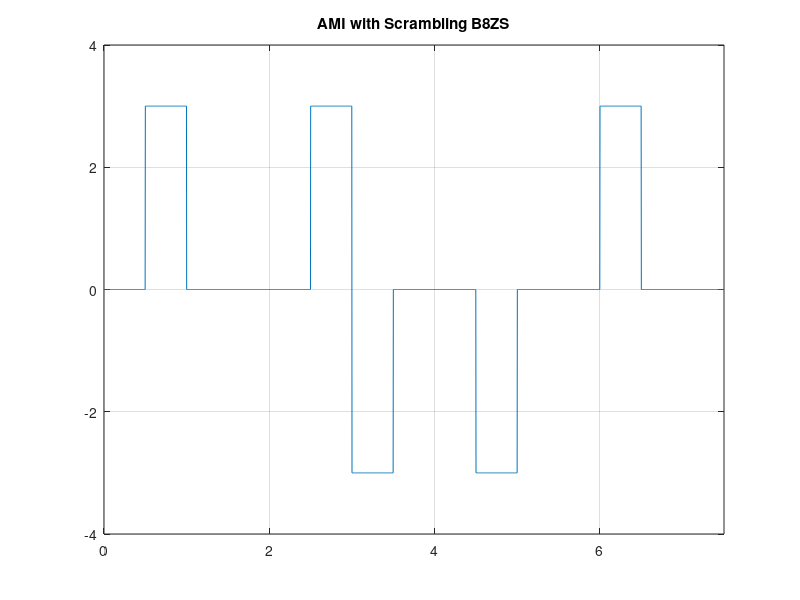

This figure's MATLAB source:
% AMI with Scrambling HDB3 technique

%         0000 -> 000V      0000 -> B00V
clc;
clear;
bitrate=2;
np=0;
x=[0 1 0 0 0 0 0 0 0 0 0 0 1 0 0];
T=length(x);
n=200;
N=n*T*bitrate;
dt=T/N;
p=pulse=-3;
t=0:dt:T/bitrate;
y=zeros(1,length(t));

   for i=0:T-1;
         if x(i+1)==1              
             y(i*n+1 : (i+1)*n)=-pulse;
             pulse=-pulse;
             np++;
         elseif x(i+1)==2  
             y(i*n+1 : (i+1)*n)=pulse;   
              np++; 
         else
             if (mod(np,2)==0 && i+3<=T-1 && x(i+2)==0&&x(i+3)==0&&x(i+4)==0)         
                  y(i*n+1 : (i+1)*n)=-pulse;
                  pulse=-pulse;
                  np++;
                  x(i+2)=x(i+3)=0;
                  x(i+4)=2;               
             elseif (mod(np,2)==1 && i+3<=T-1 && x(i+2)==0&&x(i+3)==0&&x(i+4)==0)         
                  x(i+2)=x(i+3)=0;                 
                  x(i+4)=2;
             end;
         end;
   end;
   
plot(t,y);
axis([0 t(end) p-1 -p+1]);
grid on;
title('AMI with Scrambling B8ZS');
  
%Decoding
t=0:dt:T/bitrate;
np=0;
z=zeros(1,length(x));

   for i=1:n:length(y);
         if (y(i)==p)
             if(mod(np,2)+1==1 && (i+4*n<=length(y))&&((y(i)==p && y(i+n)==0 && y(i+2*n)==0 && y(i+3*n)==0 && y(i+4*n)==p)))
                y(i+n)=0; y(i+2*n)=0; y(i+3*n)=0;y(i+4*n)=0; z(((i-1)/n)+1)=1; np++; np++;
                
             elseif(mod(np,2)==0&&(i+3*n<=length(y))&&((y(i)==p && y(i+n)==0 && y(i+2*n)==0 && y(i+3*n)==p)))
                y(i+n)=0;y(i+2*n)=0;y(i+3*n)=0; np++;np++;
                
             else z(((i-1)/n)+1)=1; np++;
             end;
         elseif y(i)==-p
            if(mod(np,2)+1==1 &&(i+4*n<=length(y))&&((y(i)==-p && y(i+n)==0 && y(i+2*n)==0 && y(i+3*n)==0 && y(i+4*n)==-p)))
                y(i+n)=0; y(i+2*n)=0; y(i+3*n)=0;y(i+4*n)=0; z(((i-1)/n)+1)=1; np++;np++;
                
            elseif(mod(np,2)==0&&(i+3*n<=length(y))&&((y(i)==-p && y(i+n)==0 && y(i+2*n)==0 && y(i+3*n)==-p)))
                y(i+n)=0;y(i+2*n)=0;y(i+3*n)=0; np++;np++;
                
            else z(((i-1)/n)+1)=1; np++;
          end;
         end;       
   end;
  
z
  